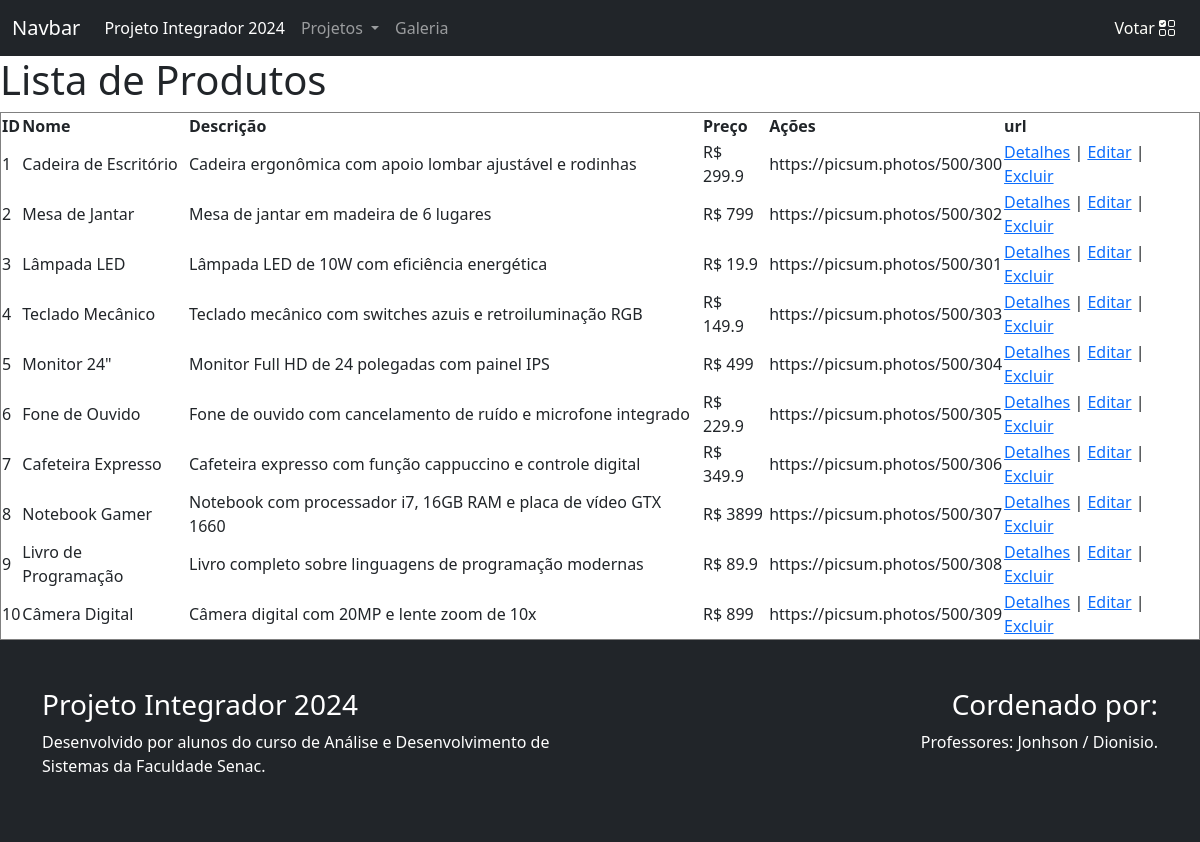
/view/produto/produtoSelectAll.php, run on the app's committed database.
### tables this page shows
create table produto(
pro_id integer primary key auto_increment,
pro_nome varchar(40) not null,
pro_descricao varchar(255) not null,
pro_preco double not null,
pro_url varchar(255)
);

### model/Produto.php (called while the page is built, shortened)
<?php
class Produto {
    private $conn;
    private $table_name = "produto";
    public function __construct($db) {
        $this->conn = $db;
    }
    public function readAll() {
        $query = "SELECT * FROM " . $this->table_name;
        $stmt = $this->conn->prepare($query);
        $stmt->execute();
        return $stmt;
    }
}

### view/produto/produtoSelectAll.php (the view, shortened to what this page needs)
<?php
require_once '../../model/produto.php';
$database = new Database();
$db = $database->getConnection();
$produto = new Produto($db);
$stmt = $produto->readAll();
$num = $stmt->rowCount();
?>
<?php include '../../utils/header.php'; ?>
<?php include '../../utils/menu.php'; ?>
<h1>Lista de Produtos</h1>
<?php
if ($num > 0) {
    echo "<table border='1'>";
    echo "<tr>";
    echo "<th>ID</th>";
    echo "<th>Nome</th>";
    echo "<th>Descrição</th>";
    echo "<th>Preço</th>";
    echo "<th>Ações</th>";
    echo "<th>url</th>";
    echo "</tr>";
    while ($row = $stmt->fetch(PDO::FETCH_ASSOC)) {
        extract($row);
        echo "<tr>";
        echo "<td>{$pro_id}</td>";
        echo "<td>{$pro_nome}</td>";
        echo "<td>{$pro_descricao}</td>";
        echo "<td>R$ {$pro_preco}</td>";
        echo "<td>{$pro_url}</td>";
        echo "<td>";
        echo "<a href='produtoDetail.php?id={$pro_id}'>Detalhes</a> | ";
        echo "<a href='produtoUpdate.php?id={$pro_id}'>Editar</a> | ";
        echo "<a href='produtoDelete.php?id={$pro_id}'>Excluir</a>";
        echo "</td>";
        echo "</tr>";
    }
    echo "</table>";
} else {
    echo "<p>Nenhum produto cadastrado.</p>";
}
?>
<?php include '../../utils/footer.php'; ?>

### utils/header.php (shortened to what this page needs)
<!DOCTYPE html>
<html lang="pt-br">
<head>
    <link href="https://cdn.jsdelivr.net/npm/bootstrap@5.3.3/dist/css/bootstrap.min.css" rel="stylesheet">
    <link rel="stylesheet" href="<?php echo dirname($_SERVER['PHP_SELF']) . '/css/style.css'; ?>">
    <link rel="stylesheet" href="https://cdn.jsdelivr.net/npm/bootstrap-icons@1.11.3/font/bootstrap-icons.min.css">
</head>
<body>

### utils/menu.php (shortened to what this page needs)
<?php
$base_url = dirname($_SERVER['PHP_SELF']);
$base_url = rtrim($base_url, '/view/produto');
?>
<nav class="navbar navbar-expand-lg bg-dark" data-bs-theme="dark">
  <div class="container-fluid">
    <a class="navbar-brand" href="#">Navbar</a>
    <div class="collapse navbar-collapse" id="navbarSupportedContent">
      <ul class="navbar-nav me-auto mb-2 mb-lg-0">
        <li class="nav-item">
          <a class="nav-link active" aria-current="page" href="<?php echo $base_url; ?>/index.php">Projeto Integrador 2024</a>
        </li>
        <li class="nav-item dropdown">
          <a class="nav-link dropdown-toggle" href="#" role="button" data-bs-toggle="dropdown" aria-expanded="false">
            Projetos
          </a>
        </li>
        <li class="nav-item">
          <a class="nav-link" aria-current="page" href="#">Galeria</a>
        </li>
      </ul>
      <div class="d-flex">
        <a href="#" class="btn" id="btn-secundary-rd3w">
          Votar
          <i class="bi bi-ui-checks-grid"></i>
        </a>
      </div>
    </div>
  </div>
</nav>

### utils/footer.php (shortened to what this page needs)
<footer class="bg-dark text-white py-5">
    <div class="container">
        <div class="row">
            <div class="col-12 col-md-6">
                <h3>Projeto Integrador 2024</h3>
                <p>Desenvolvido por alunos do curso de Análise e Desenvolvimento de Sistemas da Faculdade Senac.</p>
            </div>
            <div class="col-12 col-md-6 text-end">
                <h3>Cordenado por:</h3>
                <p>Professores: Jonhson / Dionisio.</p>
            </div>
        </div>
    </div>
</footer>
</body>
</html>

### css/style.css (style rules this page uses)
#btn-secundary-rd3w { color: #fffffa; }

### data on the page
produto: pro_id "1", pro_nome "Cadeira de Escritório", pro_descricao "Cadeira ergonômica com apoio lombar ajustável e rodinhas", pro_preco "299.9", pro_url "https://picsum.photos/500/300"
produto: pro_id "2", pro_nome "Mesa de Jantar", pro_descricao "Mesa de jantar em madeira de 6 lugares", pro_preco "799", pro_url "https://picsum.photos/500/302"
produto: pro_id "3", pro_nome "Lâmpada LED", pro_descricao "Lâmpada LED de 10W com eficiência energética", pro_preco "19.9", pro_url "https://picsum.photos/500/301"
produto: pro_id "4", pro_nome "Teclado Mecânico", pro_descricao "Teclado mecânico com switches azuis e retroiluminação RGB", pro_preco "149.9", pro_url "https://picsum.photos/500/303"
produto: pro_id "5", pro_nome "Monitor 24\"", pro_descricao "Monitor Full HD de 24 polegadas com painel IPS", pro_preco "499", pro_url "https://picsum.photos/500/304"
produto: pro_id "6", pro_nome "Fone de Ouvido", pro_descricao "Fone de ouvido com cancelamento de ruído e microfone integrado", pro_preco "229.9", pro_url "https://picsum.photos/500/305"
produto: pro_id "7", pro_nome "Cafeteira Expresso", pro_descricao "Cafeteira expresso com função cappuccino e controle digital", pro_preco "349.9", pro_url "https://picsum.photos/500/306"
produto: pro_id "8", pro_nome "Notebook Gamer", pro_descricao "Notebook com processador i7, 16GB RAM e placa de vídeo GTX 1660", pro_preco "3899", pro_url "https://picsum.photos/500/307"
produto: pro_id "9", pro_nome "Livro de Programação", pro_descricao "Livro completo sobre linguagens de programação modernas", pro_preco "89.9", pro_url "https://picsum.photos/500/308"
produto: pro_id "10", pro_nome "Câmera Digital", pro_descricao "Câmera digital com 20MP e lente zoom de 10x", pro_preco "899", pro_url "https://picsum.photos/500/309"
